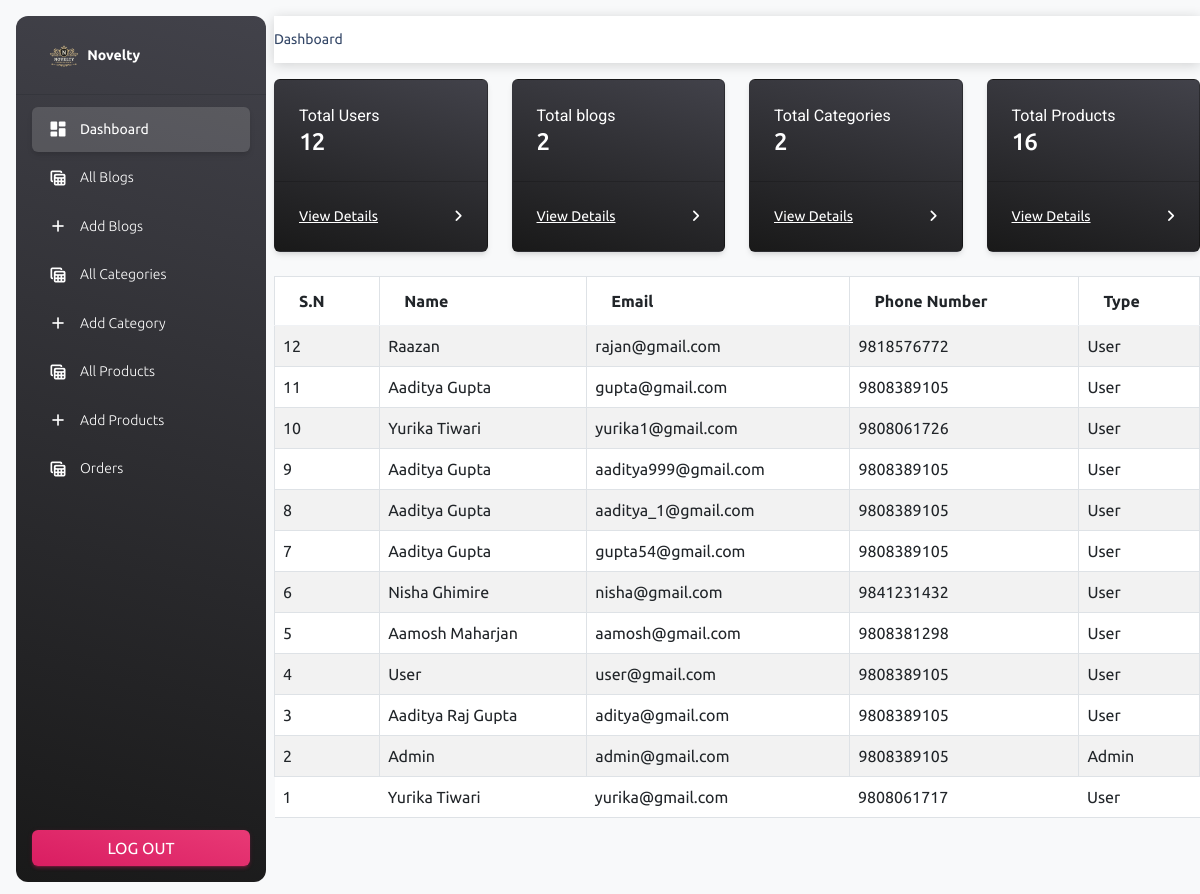
The page /Dashboard/main/admin.php (signed in) on the database as committed earlier.
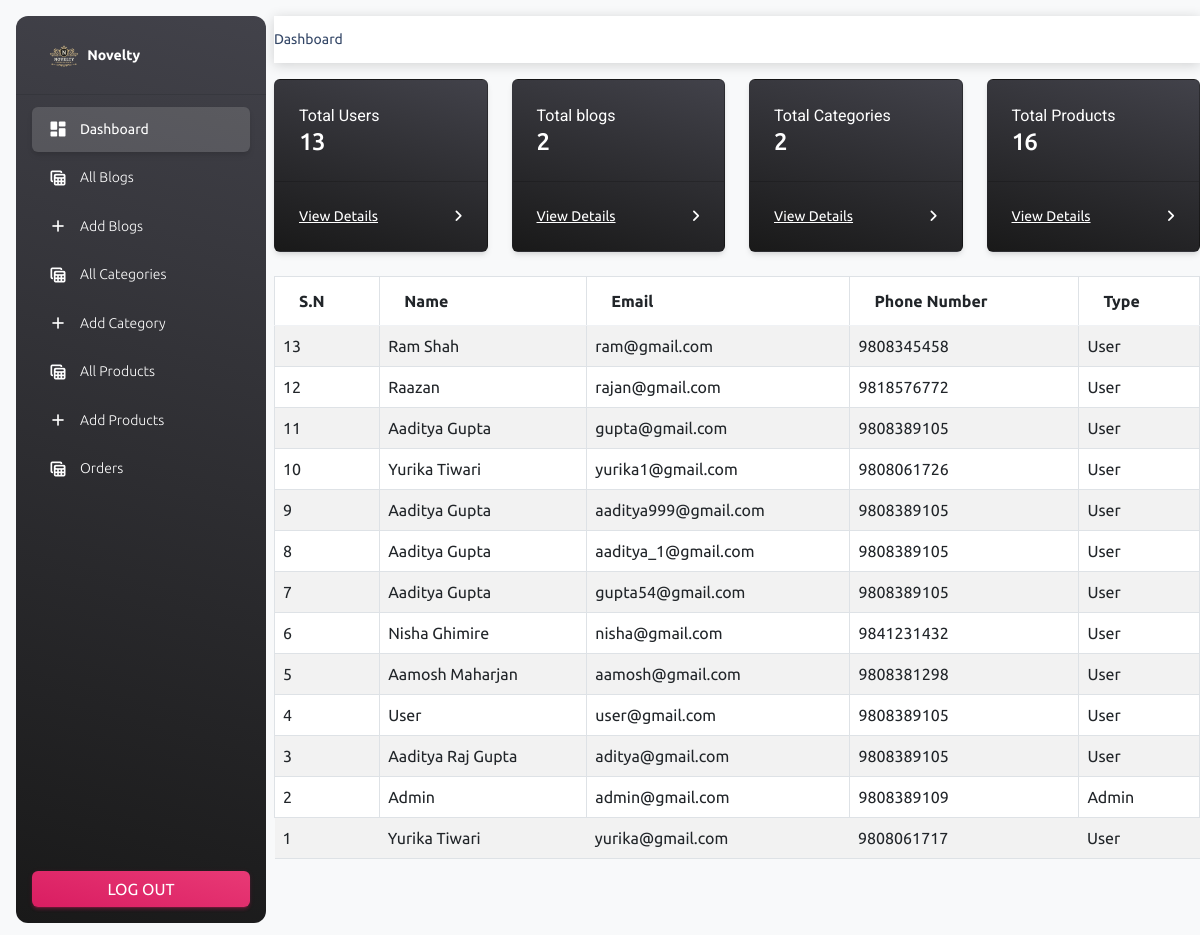
The same page on the database as committed later.
### tables this page shows
CREATE TABLE `users` (
  `id` int(11) NOT NULL,
  `name` varchar(191) NOT NULL,
  `email` varchar(191) NOT NULL,
  `address` varchar(191) DEFAULT NULL,
  `phone` varchar(15) NOT NULL,
  `city` varchar(191) DEFAULT NULL,
  `password` varchar(191) NOT NULL,
  `role_as` tinyint(4) NOT NULL DEFAULT 0,
  `created_at` timestamp NOT NULL DEFAULT current_timestamp()
);

### Dashboard/main/admin.php (the view, shortened to what the changed rows need)
<?php
require '../middleware/adminMiddleware.php';
require 'header.php';
?>
<div class="row">
    <div class="col-xl-3 col-md-6">
        <div class="card bg-gradient-dark text-white mb-4">
            <div class="card-body text-white">
                Total Users
                <?php
                    $dash_user_query = "SELECT * FROM users";
                    $dash_user_query_run = mysqli_query($con, $dash_user_query);
                    if($user_total = mysqli_num_rows($dash_user_query_run))
                    {
                        echo '<h4 class="mb-0 text-white">'.$user_total.'</h4>';
                    }
                    else
                    {
                         echo '<h4 class="mb-0">No Data</h4>';
                    }
                ?>
            </div>
        </div>
    </div>
</div>
<div class="card-body">
    <table id="example1" class="table table-bordered table-striped ">
        <thead class="align-items-center justify-content-between">
            <tr>
                <th>S.N</th>
                <th>Name</th>
                <th>Email</th>
                <th>Phone Number</th>
                <th>Type</th>
            </tr>
        </thead>
        <tbody class="align-items-center justify-content-between">
            <?php
             $query = "SELECT * FROM users ORDER BY id DESC";
             $query_run = mysqli_query($con, $query);
             if(mysqli_num_rows($query_run) > 0)
             {
                $totalRows = mysqli_num_rows($query_run);
                 foreach($query_run as $row)
                 {
                    ?>
                      <tr>
                       <td><?= $totalRows?></td>
                       <td><?= $row['name']; ?></td>
                       <td><?= $row['email']; ?></td>
                       <td><?= $row['phone']; ?></td>
                       <td> <?= $row['role_as'] == 0? "User":"Admin" ?></td>
                      </tr>
                    <?php
                   $totalRows--;
                 }
             }
             else
             {
                ?>
                <tr>
                <td>No Data Found</td>
                </tr>
                <?php
             }
            ?>
        </tbody>
    </table>
</div>
<?php include('footer.php');?>

Rows that differ between the two databases and show on the page:
added users: name "Ram Shah", email "ram@gmail.com", phone "9808345458", role_as "User"
changed users "Admin": phone "9808389105" → "9808389109"
Other text that changed with them:
$user_total: "12" → "13"
